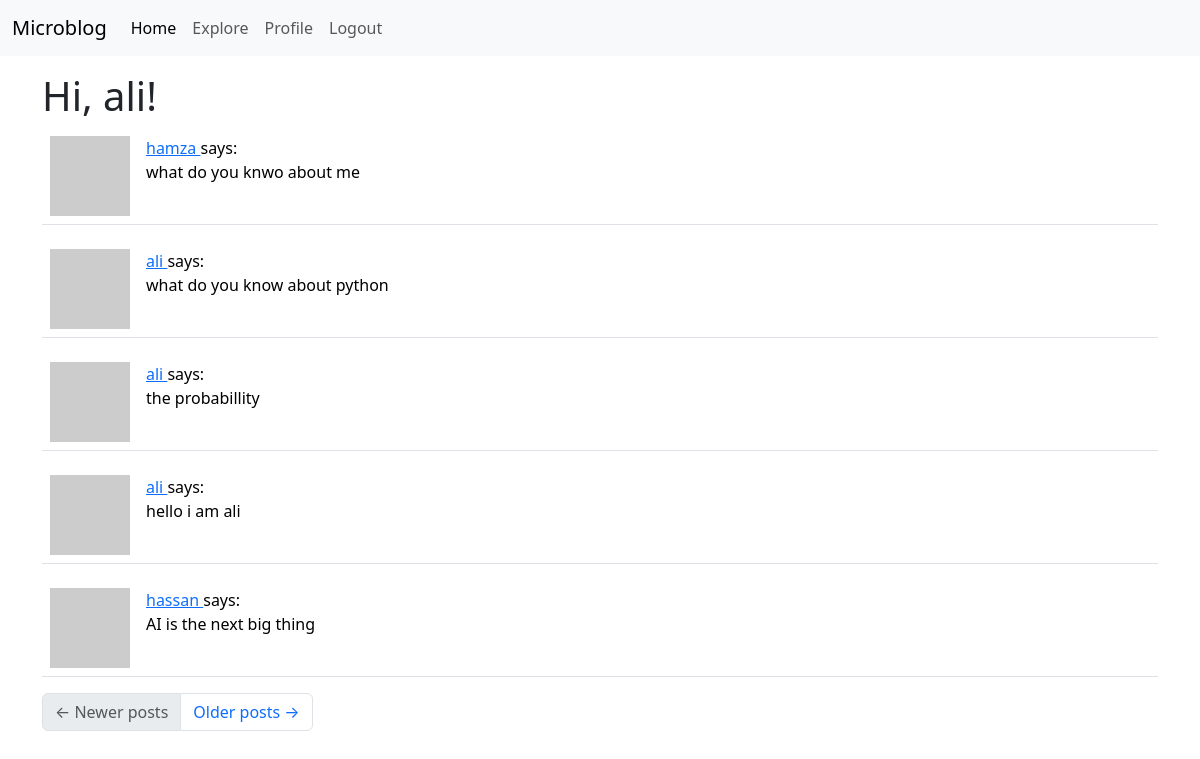
Page /explore (signed in) on the committed database.
### app/models.py (models this page shows, shortened)
class User(UserMixin,db.Model):
    id : so.Mapped[int] = so.mapped_column(primary_key=True)
    username : so.Mapped[str] = so.mapped_column(sa.String(64),index=True, unique=True)
    email : so.Mapped[str] = so.mapped_column(sa.String(120), index=True, unique=True)
    password_hash : so.Mapped[Optional[str]] = so.mapped_column(sa.String(256))
    posts: so.WriteOnlyMapped['Post'] = so.relationship(
        back_populates='author')
    about_me: so.Mapped[Optional[str]] = so.mapped_column(sa.String(140))
    last_seen: so.Mapped[Optional[datetime]] = so.mapped_column(
        default=lambda: datetime.now(timezone.utc))
    following: so.WriteOnlyMapped['User'] = so.relationship(
        secondary=followers, primaryjoin=(followers.c.follower_id == id),
        secondaryjoin=(followers.c.followed_id == id),
        back_populates='followers')
    followers: so.WriteOnlyMapped['User'] = so.relationship(
        secondary=followers, primaryjoin=(followers.c.followed_id == id),
        secondaryjoin=(followers.c.follower_id == id),
        back_populates='following')
    def avatar(self, size):
        digest = md5(self.email.lower().encode('utf-8')).hexdigest()
        return f'https://www.gravatar.com/avatar/{digest}?d=identicon&s={size}'

class Post(db.Model):
    id: so.Mapped[int] = so.mapped_column(primary_key=True)
    body: so.Mapped[str] = so.mapped_column(sa.String(140))
    timestamp: so.Mapped[datetime] = so.mapped_column(
        index=True, default=lambda: datetime.now(timezone.utc))
    user_id: so.Mapped[int] = so.mapped_column(sa.ForeignKey('user.id'),index=True)
    author: so.Mapped[User] = so.relationship(back_populates='posts')

### app/routes.py (the view)
@app.route('/explore')
@login_required
def explore():
    page=request.args.get('page',1,type=int)
    query=sa.select(Post).order_by(Post.timestamp.desc())
    posts = db.paginate(query, page=page,
                        per_page=app.config['POSTS_PER_PAGE'], error_out=False)
    next_url = url_for('explore', page=posts.next_num) \
        if posts.has_next else None
    prev_url = url_for('explore', page=posts.prev_num) \
        if posts.has_prev else None
    return render_template('index.html', title='Explore', posts=posts.items,next_url=next_url,prev_url=prev_url)

### app/models.py (called while the page is built)
@login.user_loader
def load_user(id):
    return db.session.get(User, int(id))

### app/routes.py (called while the page is built)
@app.before_request
def before_request():
    if current_user.is_authenticated:
        current_user.last_seen = datetime.now(timezone.utc)
        db.session.commit()

### app/templates/index.html (shortened to what this page needs)
 {% extends 'base.html' %}
 {% import "bootstrap_wtf.html" as wtf %}
 {% block content %}
 <h1>Hi, {{ current_user.username }}!</h1>
 {% for post in posts %}
 {% include '_post.html' %}
 {% endfor %}
 <nav aria-label="Post navigation">
    <ul class="pagination">
        <li class="page-item{% if not prev_url %} disabled{% endif %}">
            <a class="page-link" href="{{ prev_url }}">
                <span aria-hidden="true">&larr;</span> Newer posts
            </a>
        </li>
        <li class="page-item{% if not next_url %} disabled{% endif %}">
            <a class="page-link" href="{{ next_url }}">
                Older posts <span aria-hidden="true">&rarr;</span>
            </a>
        </li>
    </ul>
</nav>
{% endblock %}

### app/templates/_post.html
<table class="table table-hover">
    <tr>
        <td width="70px">
            <a href="{{ url_for('user', username=post.author.username) }}">
                <img src="{{ post.author.avatar(70) }}" />
            </a>
        </td>
        <td>
            <a href="{{ url_for('user', username=post.author.username) }}">
                {{ post.author.username }}
            </a>
            says:
            <br>
            {{ post.body }}
        </td>
    </tr>
</table>

### rows in the picture
User: username "ali"
Post: author.username "hamza", body "what do you knwo about me"
Post: author.username "ali", body "what do you know about python"
Post: author.username "ali", body "the probabillity"
Post: author.username "ali", body "hello i am ali"
Post: author.username "hassan", body "AI is the next big thing"
